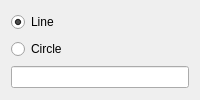
<?xml version="1.0" encoding="UTF-8"?>
<!--
SPDX-FileCopyrightText: 2026 Marcelo A Caetano
SPDX-License-Identifier: BSL-1.0
-->
<ui version="4.0">
 <class>ShapeForm</class>
 <widget class="QWidget" name="ShapeForm">
  <layout class="QVBoxLayout" name="lay">
   <item><widget class="QRadioButton" name="lineRadio"><property name="text"><string>Line</string></property><property name="checked"><bool>true</bool></property><attribute name="buttonGroup"><string>shapeGroup</string></attribute></widget></item>
   <item><widget class="QRadioButton" name="circleRadio"><property name="text"><string>Circle</string></property><attribute name="buttonGroup"><string>shapeGroup</string></attribute></widget></item>
   <item><widget class="QLineEdit" name="nameEdit"/></item>
  </layout>
 </widget>
 <tabstops>
  <tabstop>lineRadio</tabstop>
  <tabstop>circleRadio</tabstop>
  <tabstop>nameEdit</tabstop>
 </tabstops>
</ui>
